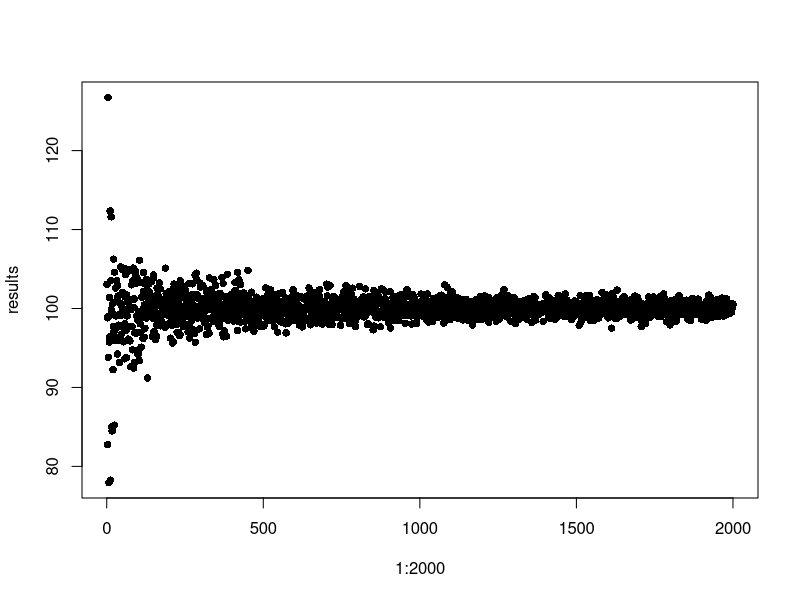

This chart was generated by the following R code:
## ---- chunk 1
vector <- 1:10
for(i in vector){
  #do something with i
}
## ---- chunk 2
myVector <- 1:10
for(counter in myVector){
  result <- paste("counter ^ 2 = ", counter^2)
  print(result)
}
## ---- chunk 3
myVector <- 1:100
results <- numeric(100)
for(counter in myVector){
  results[counter] <- paste("counter ^ 2 = ", counter^2)
}

##now get just one of the stored results
results[50]
## ---- chunk 4
results <- numeric(2000)
for(i in 1:2000){
  results[i] <- mean(rnorm(n=i, mean=100, sd=30))
}
plot(1:2000, results, pch=16)
## ---- chunk 5
# note, we must accept argument
# even if we don't do anything with this argument.
summarizeRandom <- function(x){
  sample <- rnorm(1000)
  mySummary <- summary(sample)
  return(mySummary)
}

myResults <- lapply(1:100, FUN=summarizeRandom)
myResults[1:3]
